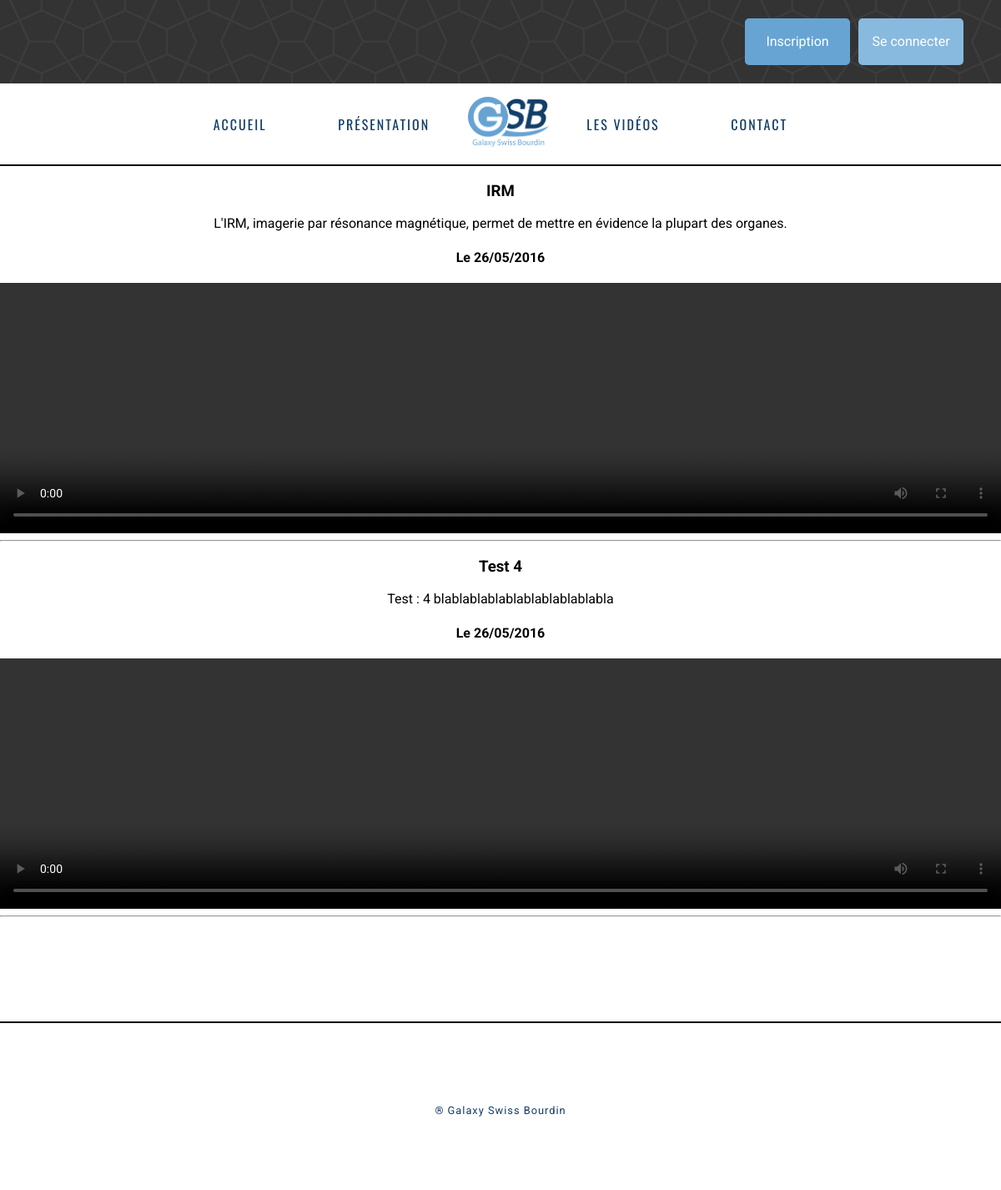
Page /video.php on the committed database.
### tables this page shows
CREATE TABLE IF NOT EXISTS `video` (
  `id_video` int(11) NOT NULL AUTO_INCREMENT,
  `id_genre` int(11) DEFAULT NULL,
  `id_utilisateur` int(11) DEFAULT NULL,
  `titre` varchar(100) NOT NULL,
  `description` varchar(150) NOT NULL,
  `video` varchar(255) NOT NULL,
  `date` date NOT NULL,
  PRIMARY KEY (`id_video`),
  KEY `id_genre` (`id_genre`),
  KEY `id_utilisateur` (`id_utilisateur`)
);

### include/manager/VideoManager.class.php (called while the page is built, shortened)
<?php
class VideoManager {
    private $base;
    public function setDb($base) {
        $this->base = $base;
    }
    public function getContenuParDate() {
        $tableau = array();
        $compteur = 0;
        $resultat = $this->base->query('SELECT * FROM video order by Date DESC');
        while ($ligne = $resultat->fetch()) {
            $video = new Video();
            $video->setIdVideo($ligne['id_video']);
            $video->setIdGenre($ligne['id_genre']);
            $video->setTitre($ligne['titre']);
            $video->setDescription($ligne['description']);
            $video->setDate($ligne['date']);
            $video->setVideo($ligne['video']);
            $tableau[$compteur] = $video;
            $compteur++;
        }
        return $tableau;
    }
}

### include/class/Video.class.php (called while the page is built, shortened)
<?php
class Video {
    private $titre;
    private $description;
    private $date;
    private $video;
    public function getTitre() {
        return $this->titre;
    }
    public function getDescription() {
        return $this->description;
    }
    public function getDate() {
        return $this->date;
    }
    public function getVideo() {
        return $this->video;
    }
    public function setTitre($titre) {
        $this->titre = $titre;
    }
    public function setDescription($description) {
        $this->description = $description;
    }
    public function setDate($date) {
        $this->date = $date;
    }
    public function setVideo($video) {
        $this->video = $video;
    }
}

### video.php (the view, shortened to what this page needs)
<?php
include('include/class/Video.class.php');
include('include/manager/VideoManager.class.php');
include('include/bdd/bdd.php');
include('include/structure/head.php');
include('include/structure/navigation.php');
$VideoManager = new VideoManager($bdd);
$tableau_retour = $VideoManager->getContenuParDate();
if (empty($tableau_retour)) {
    echo 'Aucun message.';
} else {
    foreach ($tableau_retour as $valeur) {
        $dt_debut = date_create_from_format('Y-m-d', $valeur->getDate());
        echo "<h3 class='row-center'>" . $valeur->getTitre() . "</h3>";
        echo "<div class='row-center'>" . $valeur->getDescription() . "</div>";
        echo "<h4 class='row-center'>Le " . $dt_debut->format('d/m/Y') . "</h4>";
        if ($valeur->getVideo() != "") {
            echo '<video class="video row-center" width="600" height="300" controls="controls" src="gestion/video/upload/' . $valeur->getVideo() . '"></video>' . '<hr>';
        }
    }
}
include('include/structure/footer.php');

### web/css/app.css (style rules this page uses)
.video { display: flex; flex-flow: row; text-align: center; justify-content:center; width: 100%; }
.row-center { display: flex; justify-content: center; align-items: center; flex-wrap: wrap; align-content: center; }

### web/css/global.css (style rules this page uses)
body, html { font-family: 'Roboto', arial, sans-serif; overflow-x: hidden; }

### rows in the picture
video: titre "IRM", description "L'IRM, imagerie par résonance magnétique, permet de mettre en évidence la plupart des organes.", date "26/05/2016"
video: titre "Test 4", description "Test : 4 blablablablablablablablablabla", date "26/05/2016"
